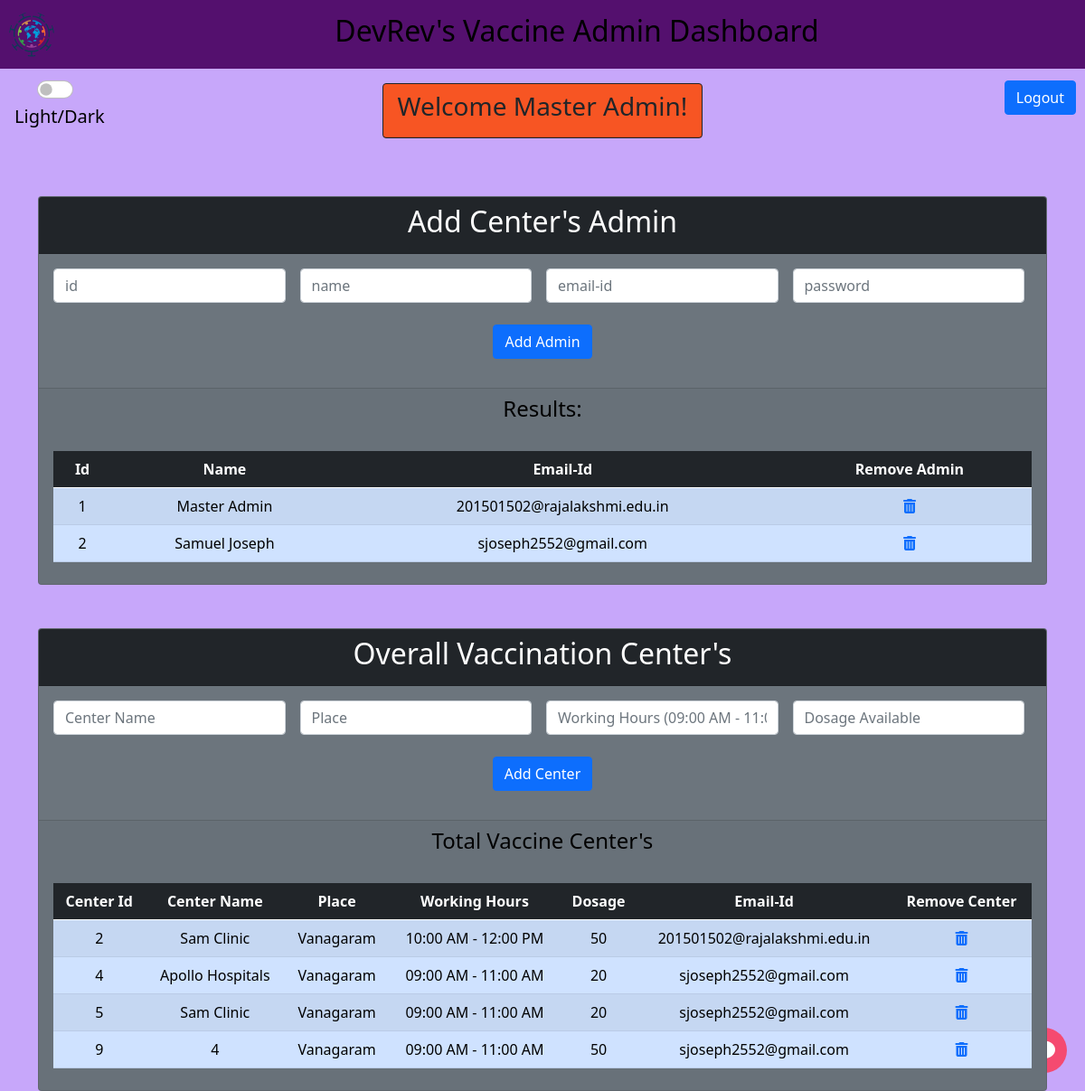
The page /admin/dashboard (signed in) on the database its author committed.
### tables this page shows
CREATE TABLE Admin (
                    id INTEGER,
                    name TEXT,
                    email_id TEXT PRIMARY KEY,
                    password TEXT,
                    otp INTEGER
                );

CREATE TABLE VaccinationCenter (
                    center_id INTEGER PRIMARY KEY AUTOINCREMENT,
                    admin_email_id TEXT,
                    place TEXT,
                    center_name TEXT,
                    dosage INTEGER,
                    working_hour TEXT,
                    FOREIGN KEY (admin_email_id) REFERENCES Admin(email_id)
                );

### app.py (the view, shortened to what this page needs)
@app.route('/admin/dashboard')
def admin_dashboard():
    try:
        if 'user_id' in session:
            user_id = session['user_id']
            conn = sqlite3.connect('vaccination_app.db')
            cursor = conn.cursor()
            user_query = '''
            SELECT * FROM Admin WHERE email_id = ?
            '''
            cursor.execute(user_query, (user_id,))
            user = cursor.fetchone()
            if user and user_id == '201501502@rajalakshmi.edu.in':
                name = user[1]  # Assuming the name is stored in the 2nd column
                table_query = '''
                SELECT * FROM Admin
                '''
                cursor.execute(table_query)
                table_data = cursor.fetchall()
                table_query2 = '''
                SELECT * FROM VaccinationCenter
                '''
                cursor.execute(table_query2)
                table_data2 = cursor.fetchall()
                cursor.close()
                conn.close()
                return render_template('admin_dash.html', name=name, table_data=table_data, table_data2=table_data2)
    except:
        return "Ran into Some Issues go back and Try Again."
    return redirect('/admin/login')

### templates/admin_dash.html (shortened to what this page needs)
<!doctype html>
<html lang="en">
<head>
    <link href="https://cdn.jsdelivr.net/npm/bootstrap@5.0.2/dist/css/bootstrap.min.css" rel="stylesheet"
>
</head>
<body class="light">
    <nav class="navbar navbar-light">
        <a style="margin-left: 10px;" class="navbar-brand" href="#">
            <img src="static/logo.svg" alt="logo" width="50" height="50" style="border-radius: 50%;">
        </a>
        <span class="mx-auto">
            <h2>DevRev's Vaccine Admin Dashboard</h2>
        </span>
    </nav>
    <div style="margin-left: 50px; border: 3px; border-color: black;" class="form-check form-switch btn-lg">
        <input style="margin-left: -25px;cursor: pointer;" class="form-check-input" type="checkbox"
            id="flexSwitchCheckDefault">
        <br>
        <label style="margin-left: -50px;cursor: pointer;" class="form-check-label"
            for="flexSwitchCheckDefault">Light/Dark</label>
    </div>
    <div class="d-grid gap-2 d-md-flex justify-content-md-end" style="margin-top:-65px; margin-right: 10px;">
        <button class="btn btn-primary" type="button" onclick="location.href='/logout'">Logout</button>
    </div>
    <div class="d-grid gap-2 d-md-flex justify-content-md-center">
        <div class="card border-dark mb-3"  style="max-width: 30rem; margin-top: -35px; background-color: #ff5825;">
            <div class="card-header text-dark text-center"><h3>Welcome {{name}}!</h3></div>
        </div>
    </div>
    <div class="chat-icon" onclick="openChat()">
    </div>
    <br><br>
    <div class="container">
        <div class="card  text-center bg-secondary">
            <div class="card-header text-white bg-dark ">
              <h2>Add Center's Admin</h2>
            </div>
            <div class="card-body text-white bg-secondary mb-3">
                    <form action="/admin/add_admin" method="POST">
                        <div class="d-grid gap-2 d-md-flex justify-content-center">
                            <input class="form-control me-2" name="id" type="text" required placeholder="id">
                            <input class="form-control me-2" name="name" type="text" required placeholder="name">
                            <input class="form-control me-2" name="email" type="email" required placeholder="email-id">
                            <input class="form-control me-2" name="password" type="password" required placeholder="password">
                        </div>
                        <br>
                            <button type="submit" class="btn btn-primary">Add Admin</button>
                    </form>
            </div>
            <div class="card-footer">
              <h4>Results:</h4>
              <br>
              <table class="table table-striped">
                <thead class="table-dark">
                  <tr>
                    <th>Id</th>
                    <th>Name</th>
                    <th>Email-Id</th>
                    <th>Remove Admin</th>
                  </tr>
                </thead>
                <tbody class="table-primary ">
                  {% for row in table_data %}
                    <tr>
                      <td>{{ row[0] }}</td>
                      <td>{{ row[1] }}</td>
                      <td>{{ row[2] }}</td>
                      <td>
                        <a href="/admin/remove/{{ row[0] }}" class="delete-admin">
                          <i class="fas fa-trash-alt"></i>
                        </a>
                      </td>
                    </tr>
                  {% endfor %}
                </tbody>
              </table>
            </div>
        </div>
    </div>
    <br><br>
    <div class="container">
        <div class="card  text-center bg-secondary">
            <div class="card-header text-white bg-dark ">
              <h2>Overall Vaccination Center's</h2>
            </div>
            <div class="card-body text-white bg-secondary mb-3">
                <form action="/admin/add_center" method="POST">
                    <div class="d-grid gap-2 d-md-flex justify-content-center">
                        <input class="form-control me-2" name="center_name" type="text" required placeholder="Center Name">
                        <input class="form-control me-2" name="place" type="text" required placeholder="Place">
                        <input class="form-control me-2" name="working_hour" type="text" required placeholder="Working Hours (09:00 AM - 11:00 AM)">
                        <input class="form-control me-2" name="dosage" type="number" required placeholder="Dosage Available">
                    </div>
                    <br>
                        <button type="submit" class="btn btn-primary">Add Center</button>
                </form>
            </div>
            <div class="card-footer">
                <h4>Total Vaccine Center's</h4>
                <br>
                <table class="table table-striped">
                    <thead class="table-dark">
                      <tr>
                        <th>Center Id</th>
                        <th>Center Name</th>
                        <th>Place</th>
                        <th>Working Hours</th>
                        <th>Dosage</th>
                        <th>Email-Id</th>
                        <th>Remove Center</th>
                      </tr>
                    </thead>
                    <tbody class="table-primary ">
                      {% for row in table_data2 %}
                        <tr>
                          <td>{{ row[0] }}</td>
                          <td>{{ row[3] }}</td>
                          <td>{{ row[2] }}</td>
                          <td>{{ row[5] }}</td>
                          <td>{{ row[4] }}</td>
                          <td>{{ row[1] }}</td>
                          <td>
                            <a href="/admin/remove_center/{{ row[0] }}" class="delete-center">
                              <i class="fas fa-trash-alt"></i>
                            </a>
                          </td>
                        </tr>
                      {% endfor %}
                    </tbody>
                  </table>
            </div>
        </div>
    </div>
    <link rel="stylesheet" href="https://cdnjs.cloudflare.com/ajax/libs/font-awesome/6.4.0/css/all.min.css"
 />
</body>
</html>

### templates/admin_dash.html (style rules this page uses)
body.light { background-color: #c7a7fa; color: #000000; }
.navbar { background-color: rgb(84, 16, 110); }
.chat-icon { position: fixed; bottom: 20px; right: 20px; width: 50px; height: 50px; background-color: #f54a70; border-radius: 50%; display: flex; justify-content: center; align-items: center; color: #ffffff; font-size: 24px; cursor: pointer; }

### rows shown on the page
Admin: name "Master Admin", id "1", email_id "201501502@rajalakshmi.edu.in"
Admin: id "2", name "Samuel Joseph", email_id "sjoseph2552@gmail.com"
VaccinationCenter: center_id "2", center_name "Sam Clinic", place "Vanagaram", working_hour "10:00 AM - 12:00 PM", dosage "50", admin_email "201501502@rajalakshmi.edu.in"
VaccinationCenter: center_id "4", center_name "Apollo Hospitals", place "Vanagaram", working_hour "09:00 AM - 11:00 AM", dosage "20", admin_email "sjoseph2552@gmail.com"
VaccinationCenter: center_id "5", center_name "Sam Clinic", place "Vanagaram", working_hour "09:00 AM - 11:00 AM", dosage "20", admin_email "sjoseph2552@gmail.com"
VaccinationCenter: center_id "9", center_name "4", place "Vanagaram", working_hour "09:00 AM - 11:00 AM", dosage "50", admin_email "sjoseph2552@gmail.com"
